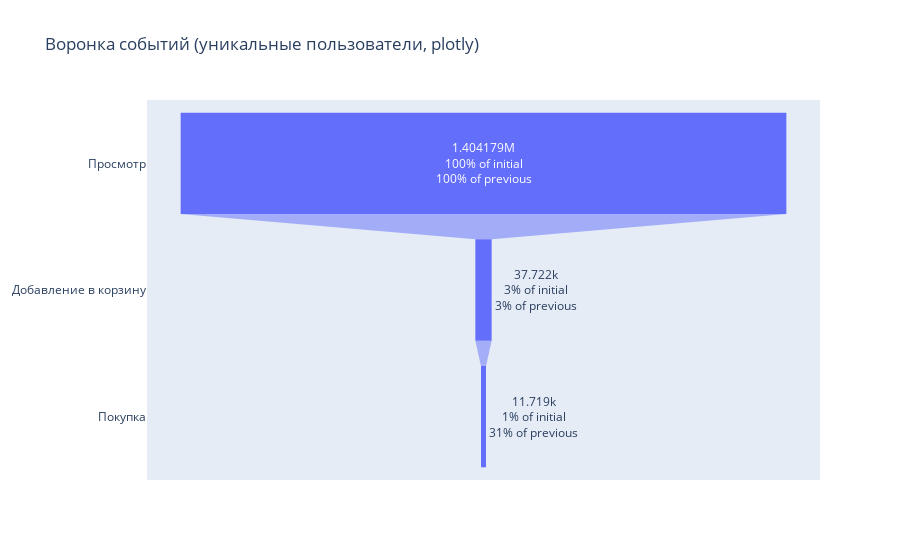

This figure's notebook cell:
### Code cell
import plotly.graph_objects as go

fig = go.Figure(go.Funnel(
    y = stages,
    x = counts,
    textinfo = "value+percent initial+percent previous"
))
fig.update_layout(title="Воронка событий (уникальные пользователи, plotly)")
fig.show()

### Figure 1 — Plotly figure (JSON) as saved in the notebook; plotly's stock layout.template omitted (floating-point values rounded to 4 significant figures)
{"data": [{"textinfo": "value+percent initial+percent previous", "x": [1404179, 37722, 11719], "y": ["Просмотр", "Добавление в корзину", "Покупка"], "type": "funnel"}], "layout": {"title": {"text": "Воронка событий (уникальные пользователи, plotly)"}}}
